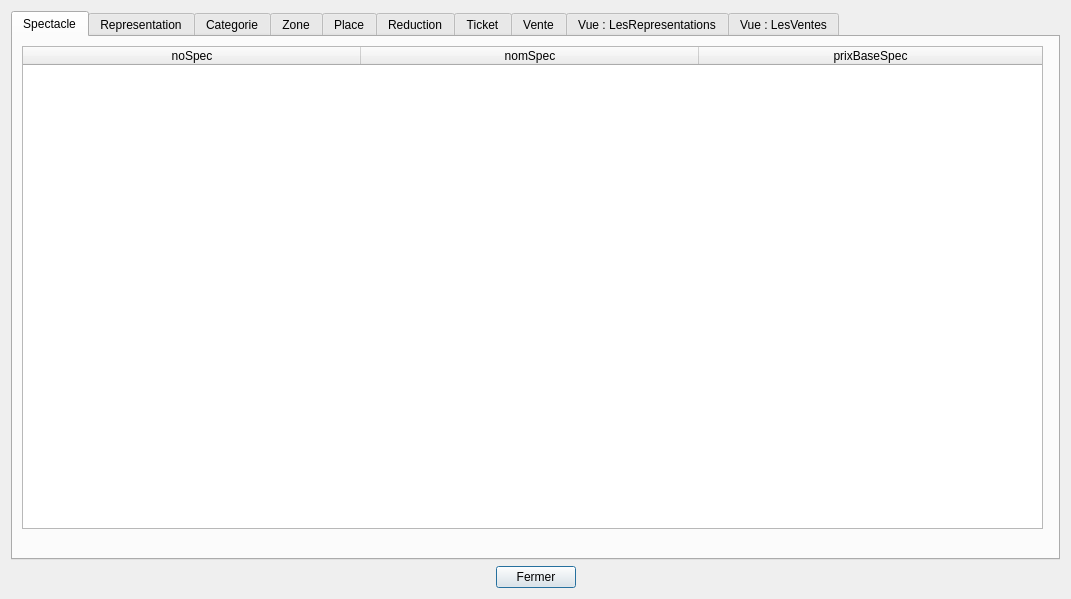
<?xml version="1.0" encoding="UTF-8"?>
<ui version="4.0">
 <class>tablesData</class>
 <widget class="QDialog" name="tablesData">
  <property name="geometry">
   <rect>
    <x>0</x>
    <y>0</y>
    <width>1071</width>
    <height>599</height>
   </rect>
  </property>
  <property name="sizePolicy">
   <sizepolicy hsizetype="Preferred" vsizetype="Preferred">
    <horstretch>0</horstretch>
    <verstretch>0</verstretch>
   </sizepolicy>
  </property>
  <property name="minimumSize">
   <size>
    <width>0</width>
    <height>0</height>
   </size>
  </property>
  <property name="windowTitle">
   <string>BD Théâtre (V1)</string>
  </property>
  <layout class="QVBoxLayout" name="verticalLayout">
   <item>
    <widget class="QTabWidget" name="tabWidget">
     <property name="currentIndex">
      <number>0</number>
     </property>
     <widget class="QWidget" name="tabSpectacle">
      <attribute name="title">
       <string>Spectacle</string>
      </attribute>
      <layout class="QVBoxLayout" name="verticalLayout_2">
       <item>
        <widget class="QTableWidget" name="tableSpectacle">
         <property name="sizePolicy">
          <sizepolicy hsizetype="Expanding" vsizetype="Expanding">
           <horstretch>0</horstretch>
           <verstretch>0</verstretch>
          </sizepolicy>
         </property>
         <property name="minimumSize">
          <size>
           <width>0</width>
           <height>400</height>
          </size>
         </property>
         <property name="maximumSize">
          <size>
           <width>1021</width>
           <height>16777215</height>
          </size>
         </property>
         <property name="baseSize">
          <size>
           <width>0</width>
           <height>0</height>
          </size>
         </property>
         <property name="layoutDirection">
          <enum>Qt::LeftToRight</enum>
         </property>
         <property name="columnCount">
          <number>3</number>
         </property>
         <attribute name="horizontalHeaderCascadingSectionResizes">
          <bool>true</bool>
         </attribute>
         <attribute name="horizontalHeaderDefaultSectionSize">
          <number>338</number>
         </attribute>
         <attribute name="horizontalHeaderHighlightSections">
          <bool>true</bool>
         </attribute>
         <attribute name="horizontalHeaderMinimumSectionSize">
          <number>50</number>
         </attribute>
         <attribute name="horizontalHeaderStretchLastSection">
          <bool>true</bool>
         </attribute>
         <attribute name="verticalHeaderVisible">
          <bool>false</bool>
         </attribute>
         <column>
          <property name="text">
           <string>noSpec</string>
          </property>
         </column>
         <column>
          <property name="text">
           <string>nomSpec</string>
          </property>
         </column>
         <column>
          <property name="text">
           <string>prixBaseSpec</string>
          </property>
         </column>
        </widget>
       </item>
       <item>
        <widget class="QLabel" name="label_spectacle">
         <property name="palette">
          <palette>
           <active>
            <colorrole role="WindowText">
             <brush brushstyle="SolidPattern">
              <color alpha="255">
               <red>255</red>
               <green>0</green>
               <blue>0</blue>
              </color>
             </brush>
            </colorrole>
           </active>
           <inactive>
            <colorrole role="WindowText">
             <brush brushstyle="SolidPattern">
              <color alpha="255">
               <red>255</red>
               <green>0</green>
               <blue>0</blue>
              </color>
             </brush>
            </colorrole>
           </inactive>
           <disabled>
            <colorrole role="WindowText">
             <brush brushstyle="SolidPattern">
              <color alpha="255">
               <red>120</red>
               <green>120</green>
               <blue>120</blue>
              </color>
             </brush>
            </colorrole>
           </disabled>
          </palette>
         </property>
         <property name="text">
          <string/>
         </property>
         <property name="alignment">
          <set>Qt::AlignCenter</set>
         </property>
        </widget>
       </item>
      </layout>
     </widget>
     <widget class="QWidget" name="tabRepresentation">
      <attribute name="title">
       <string>Representation</string>
      </attribute>
      <layout class="QVBoxLayout" name="verticalLayout_5">
       <item>
        <widget class="QTableWidget" name="tableRepresentation">
         <attribute name="horizontalHeaderDefaultSectionSize">
          <number>255</number>
         </attribute>
         <attribute name="horizontalHeaderMinimumSectionSize">
          <number>50</number>
         </attribute>
         <attribute name="horizontalHeaderStretchLastSection">
          <bool>true</bool>
         </attribute>
         <attribute name="verticalHeaderVisible">
          <bool>false</bool>
         </attribute>
         <column>
          <property name="text">
           <string>noRep</string>
          </property>
         </column>
         <column>
          <property name="text">
           <string>noSpec</string>
          </property>
         </column>
         <column>
          <property name="text">
           <string>dateRep</string>
          </property>
         </column>
         <column>
          <property name="text">
           <string>promoRep</string>
          </property>
         </column>
        </widget>
       </item>
       <item>
        <widget class="QLabel" name="label_representation">
         <property name="palette">
          <palette>
           <active>
            <colorrole role="WindowText">
             <brush brushstyle="SolidPattern">
              <color alpha="255">
               <red>255</red>
               <green>0</green>
               <blue>0</blue>
              </color>
             </brush>
            </colorrole>
           </active>
           <inactive>
            <colorrole role="WindowText">
             <brush brushstyle="SolidPattern">
              <color alpha="255">
               <red>255</red>
               <green>0</green>
               <blue>0</blue>
              </color>
             </brush>
            </colorrole>
           </inactive>
           <disabled>
            <colorrole role="WindowText">
             <brush brushstyle="SolidPattern">
              <color alpha="255">
               <red>120</red>
               <green>120</green>
               <blue>120</blue>
              </color>
             </brush>
            </colorrole>
           </disabled>
          </palette>
         </property>
         <property name="text">
          <string/>
         </property>
         <property name="alignment">
          <set>Qt::AlignCenter</set>
         </property>
        </widget>
       </item>
      </layout>
     </widget>
     <widget class="QWidget" name="tabCategorie">
      <attribute name="title">
       <string>Categorie</string>
      </attribute>
      <layout class="QVBoxLayout" name="verticalLayout_5">
       <item>
        <widget class="QTableWidget" name="tableCategorie">
         <attribute name="horizontalHeaderDefaultSectionSize">
          <number>510</number>
         </attribute>
         <attribute name="horizontalHeaderMinimumSectionSize">
          <number>50</number>
         </attribute>
         <attribute name="horizontalHeaderStretchLastSection">
          <bool>true</bool>
         </attribute>
         <attribute name="verticalHeaderVisible">
          <bool>false</bool>
         </attribute>
         <column>
          <property name="text">
           <string>catZone</string>
          </property>
         </column>
         <column>
          <property name="text">
           <string>tauxZone</string>
          </property>
         </column>
        </widget>
       </item>
       <item>
        <widget class="QLabel" name="label_categorie">
         <property name="palette">
          <palette>
           <active>
            <colorrole role="WindowText">
             <brush brushstyle="SolidPattern">
              <color alpha="255">
               <red>255</red>
               <green>0</green>
               <blue>0</blue>
              </color>
             </brush>
            </colorrole>
           </active>
           <inactive>
            <colorrole role="WindowText">
             <brush brushstyle="SolidPattern">
              <color alpha="255">
               <red>255</red>
               <green>0</green>
               <blue>0</blue>
              </color>
             </brush>
            </colorrole>
           </inactive>
           <disabled>
            <colorrole role="WindowText">
             <brush brushstyle="SolidPattern">
              <color alpha="255">
               <red>120</red>
               <green>120</green>
               <blue>120</blue>
              </color>
             </brush>
            </colorrole>
           </disabled>
          </palette>
         </property>
         <property name="text">
          <string/>
         </property>
         <property name="alignment">
          <set>Qt::AlignCenter</set>
         </property>
        </widget>
       </item>
      </layout>
     </widget>
     <widget class="QWidget" name="tabZone">
      <attribute name="title">
       <string>Zone</string>
      </attribute>
      <layout class="QVBoxLayout" name="verticalLayout_5">
       <item>
        <widget class="QTableWidget" name="tableZone">
         <attribute name="horizontalHeaderDefaultSectionSize">
          <number>509</number>
         </attribute>
         <attribute name="horizontalHeaderMinimumSectionSize">
          <number>50</number>
         </attribute>
         <attribute name="horizontalHeaderStretchLastSection">
          <bool>true</bool>
         </attribute>
         <attribute name="verticalHeaderVisible">
          <bool>false</bool>
         </attribute>
         <column>
          <property name="text">
           <string>noZone</string>
          </property>
         </column>
         <column>
          <property name="text">
           <string>catZone</string>
          </property>
         </column>
        </widget>
       </item>
       <item>
        <widget class="QLabel" name="label_zone">
         <property name="palette">
          <palette>
           <active>
            <colorrole role="WindowText">
             <brush brushstyle="SolidPattern">
              <color alpha="255">
               <red>255</red>
               <green>0</green>
               <blue>0</blue>
              </color>
             </brush>
            </colorrole>
           </active>
           <inactive>
            <colorrole role="WindowText">
             <brush brushstyle="SolidPattern">
              <color alpha="255">
               <red>255</red>
               <green>0</green>
               <blue>0</blue>
              </color>
             </brush>
            </colorrole>
           </inactive>
           <disabled>
            <colorrole role="WindowText">
             <brush brushstyle="SolidPattern">
              <color alpha="255">
               <red>120</red>
               <green>120</green>
               <blue>120</blue>
              </color>
             </brush>
            </colorrole>
           </disabled>
          </palette>
         </property>
         <property name="text">
          <string/>
         </property>
         <property name="alignment">
          <set>Qt::AlignCenter</set>
         </property>
        </widget>
       </item>
      </layout>
     </widget>
     <widget class="QWidget" name="tabPlace">
      <attribute name="title">
       <string>Place</string>
      </attribute>
      <layout class="QVBoxLayout" name="verticalLayout_5">
       <item>
        <widget class="QTableWidget" name="tablePlace">
         <attribute name="horizontalHeaderDefaultSectionSize">
          <number>336</number>
         </attribute>
         <attribute name="horizontalHeaderMinimumSectionSize">
          <number>50</number>
         </attribute>
         <attribute name="horizontalHeaderStretchLastSection">
          <bool>true</bool>
         </attribute>
         <attribute name="verticalHeaderVisible">
          <bool>false</bool>
         </attribute>
         <column>
          <property name="text">
           <string>noRang</string>
          </property>
         </column>
         <column>
          <property name="text">
           <string>noPlace</string>
          </property>
         </column>
         <column>
          <property name="text">
           <string>noZone</string>
          </property>
         </column>
        </widget>
       </item>
       <item>
        <widget class="QLabel" name="label_place">
         <property name="palette">
          <palette>
           <active>
            <colorrole role="WindowText">
             <brush brushstyle="SolidPattern">
              <color alpha="255">
               <red>255</red>
               <green>0</green>
               <blue>0</blue>
              </color>
             </brush>
            </colorrole>
           </active>
           <inactive>
            <colorrole role="WindowText">
             <brush brushstyle="SolidPattern">
              <color alpha="255">
               <red>255</red>
               <green>0</green>
               <blue>0</blue>
              </color>
             </brush>
            </colorrole>
           </inactive>
           <disabled>
            <colorrole role="WindowText">
             <brush brushstyle="SolidPattern">
              <color alpha="255">
               <red>120</red>
               <green>120</green>
               <blue>120</blue>
              </color>
             </brush>
            </colorrole>
           </disabled>
          </palette>
         </property>
         <property name="text">
          <string/>
         </property>
         <property name="alignment">
          <set>Qt::AlignCenter</set>
         </property>
        </widget>
       </item>
      </layout>
     </widget>
     <widget class="QWidget" name="tabReduction">
      <attribute name="title">
       <string>Reduction</string>
      </attribute>
      <layout class="QVBoxLayout" name="verticalLayout_5">
       <item>
        <widget class="QTableWidget" name="tableReduction">
         <attribute name="horizontalHeaderCascadingSectionResizes">
          <bool>false</bool>
         </attribute>
         <attribute name="horizontalHeaderDefaultSectionSize">
          <number>510</number>
         </attribute>
         <attribute name="horizontalHeaderMinimumSectionSize">
          <number>50</number>
         </attribute>
         <attribute name="horizontalHeaderStretchLastSection">
          <bool>true</bool>
         </attribute>
         <attribute name="verticalHeaderVisible">
          <bool>false</bool>
         </attribute>
         <column>
          <property name="text">
           <string>typeReduc</string>
          </property>
         </column>
         <column>
          <property name="text">
           <string>tauxReduc</string>
          </property>
         </column>
        </widget>
       </item>
       <item>
        <widget class="QLabel" name="label_reduction">
         <property name="palette">
          <palette>
           <active>
            <colorrole role="WindowText">
             <brush brushstyle="SolidPattern">
              <color alpha="255">
               <red>255</red>
               <green>0</green>
               <blue>0</blue>
              </color>
             </brush>
            </colorrole>
           </active>
           <inactive>
            <colorrole role="WindowText">
             <brush brushstyle="SolidPattern">
              <color alpha="255">
               <red>255</red>
               <green>0</green>
               <blue>0</blue>
              </color>
             </brush>
            </colorrole>
           </inactive>
           <disabled>
            <colorrole role="WindowText">
             <brush brushstyle="SolidPattern">
              <color alpha="255">
               <red>120</red>
               <green>120</green>
               <blue>120</blue>
              </color>
             </brush>
            </colorrole>
           </disabled>
          </palette>
         </property>
         <property name="text">
          <string/>
         </property>
         <property name="alignment">
          <set>Qt::AlignCenter</set>
         </property>
        </widget>
       </item>
      </layout>
     </widget>
     <widget class="QWidget" name="tabTicket">
      <attribute name="title">
       <string>Ticket</string>
      </attribute>
      <layout class="QVBoxLayout" name="verticalLayout_5">
       <item>
        <widget class="QTableWidget" name="tableTicket">
         <attribute name="horizontalHeaderDefaultSectionSize">
          <number>138</number>
         </attribute>
         <attribute name="horizontalHeaderMinimumSectionSize">
          <number>50</number>
         </attribute>
         <attribute name="horizontalHeaderStretchLastSection">
          <bool>true</bool>
         </attribute>
         <attribute name="verticalHeaderVisible">
          <bool>false</bool>
         </attribute>
         <column>
          <property name="text">
           <string>noTicket</string>
          </property>
         </column>
         <column>
          <property name="text">
           <string>noAchat</string>
          </property>
         </column>
         <column>
          <property name="text">
           <string>noRep</string>
          </property>
         </column>
         <column>
          <property name="text">
           <string>noRang</string>
          </property>
         </column>
         <column>
          <property name="text">
           <string>noPlace</string>
          </property>
         </column>
         <column>
          <property name="text">
           <string>prixTotal</string>
          </property>
         </column>
         <column>
          <property name="text">
           <string>typeReduc</string>
          </property>
         </column>
        </widget>
       </item>
       <item>
        <widget class="QLabel" name="label_ticket">
         <property name="palette">
          <palette>
           <active>
            <colorrole role="WindowText">
             <brush brushstyle="SolidPattern">
              <color alpha="255">
               <red>255</red>
               <green>0</green>
               <blue>0</blue>
              </color>
             </brush>
            </colorrole>
           </active>
           <inactive>
            <colorrole role="WindowText">
             <brush brushstyle="SolidPattern">
              <color alpha="255">
               <red>255</red>
               <green>0</green>
               <blue>0</blue>
              </color>
             </brush>
            </colorrole>
           </inactive>
           <disabled>
            <colorrole role="WindowText">
             <brush brushstyle="SolidPattern">
              <color alpha="255">
               <red>120</red>
               <green>120</green>
               <blue>120</blue>
              </color>
             </brush>
            </colorrole>
           </disabled>
          </palette>
         </property>
         <property name="text">
          <string/>
         </property>
         <property name="alignment">
          <set>Qt::AlignCenter</set>
         </property>
        </widget>
       </item>
      </layout>
     </widget>
     <widget class="QWidget" name="tabVente">
      <attribute name="title">
       <string>Vente</string>
      </attribute>
      <layout class="QVBoxLayout" name="verticalLayout_5">
       <item>
        <widget class="QTableWidget" name="tableVente">
         <attribute name="horizontalHeaderDefaultSectionSize">
          <number>510</number>
         </attribute>
         <attribute name="horizontalHeaderMinimumSectionSize">
          <number>50</number>
         </attribute>
         <attribute name="horizontalHeaderStretchLastSection">
          <bool>true</bool>
         </attribute>
         <attribute name="verticalHeaderVisible">
          <bool>false</bool>
         </attribute>
         <column>
          <property name="text">
           <string>noAchat</string>
          </property>
         </column>
         <column>
          <property name="text">
           <string>dateAchat</string>
          </property>
         </column>
        </widget>
       </item>
       <item>
        <widget class="QLabel" name="label_vente">
         <property name="palette">
          <palette>
           <active>
            <colorrole role="WindowText">
             <brush brushstyle="SolidPattern">
              <color alpha="255">
               <red>255</red>
               <green>0</green>
               <blue>0</blue>
              </color>
             </brush>
            </colorrole>
           </active>
           <inactive>
            <colorrole role="WindowText">
             <brush brushstyle="SolidPattern">
              <color alpha="255">
               <red>255</red>
               <green>0</green>
               <blue>0</blue>
              </color>
             </brush>
            </colorrole>
           </inactive>
           <disabled>
            <colorrole role="WindowText">
             <brush brushstyle="SolidPattern">
              <color alpha="255">
               <red>120</red>
               <green>120</green>
               <blue>120</blue>
              </color>
             </brush>
            </colorrole>
           </disabled>
          </palette>
         </property>
         <property name="text">
          <string/>
         </property>
         <property name="alignment">
          <set>Qt::AlignCenter</set>
         </property>
        </widget>
       </item>
      </layout>
     </widget>
     <widget class="QWidget" name="tabLesRepresentations">
      <attribute name="title">
       <string>Vue : LesRepresentations</string>
      </attribute>
      <layout class="QVBoxLayout" name="verticalLayout_5">
       <item>
        <widget class="QTableWidget" name="tableLesRepresentations">
         <attribute name="horizontalHeaderDefaultSectionSize">
          <number>255</number>
         </attribute>
         <attribute name="horizontalHeaderMinimumSectionSize">
          <number>50</number>
         </attribute>
         <attribute name="horizontalHeaderStretchLastSection">
          <bool>true</bool>
         </attribute>
         <attribute name="verticalHeaderVisible">
          <bool>false</bool>
         </attribute>
         <column>
          <property name="text">
           <string>nomSpec</string>
          </property>
         </column>
         <column>
          <property name="text">
           <string>dateRep</string>
          </property>
         </column>
         <column>
          <property name="text">
           <string>nbPlaceDisponibles</string>
          </property>
         </column>
         <column>
          <property name="text">
           <string>nbPlacesOccupees</string>
          </property>
         </column>
        </widget>
       </item>
       <item>
        <widget class="QLabel" name="label_lesrepresentations">
         <property name="palette">
          <palette>
           <active>
            <colorrole role="WindowText">
             <brush brushstyle="SolidPattern">
              <color alpha="255">
               <red>255</red>
               <green>0</green>
               <blue>0</blue>
              </color>
             </brush>
            </colorrole>
           </active>
           <inactive>
            <colorrole role="WindowText">
             <brush brushstyle="SolidPattern">
              <color alpha="255">
               <red>255</red>
               <green>0</green>
               <blue>0</blue>
              </color>
             </brush>
            </colorrole>
           </inactive>
           <disabled>
            <colorrole role="WindowText">
             <brush brushstyle="SolidPattern">
              <color alpha="255">
               <red>120</red>
               <green>120</green>
               <blue>120</blue>
              </color>
             </brush>
            </colorrole>
           </disabled>
          </palette>
         </property>
         <property name="text">
          <string/>
         </property>
         <property name="alignment">
          <set>Qt::AlignCenter</set>
         </property>
        </widget>
       </item>
      </layout>
     </widget>
     <widget class="QWidget" name="tabLesVentes">
      <attribute name="title">
       <string>Vue : LesVentes</string>
      </attribute>
      <layout class="QVBoxLayout" name="verticalLayout_5">
       <item>
        <widget class="QTableWidget" name="tableLesVentes">
         <attribute name="horizontalHeaderDefaultSectionSize">
          <number>510</number>
         </attribute>
         <attribute name="horizontalHeaderMinimumSectionSize">
          <number>50</number>
         </attribute>
         <attribute name="horizontalHeaderStretchLastSection">
          <bool>true</bool>
         </attribute>
         <attribute name="verticalHeaderVisible">
          <bool>false</bool>
         </attribute>
         <column>
          <property name="text">
           <string>noAchat</string>
          </property>
         </column>
         <column>
          <property name="text">
           <string>montantTotal</string>
          </property>
         </column>
        </widget>
       </item>
       <item>
        <widget class="QLabel" name="label_lesventes">
         <property name="palette">
          <palette>
           <active>
            <colorrole role="WindowText">
             <brush brushstyle="SolidPattern">
              <color alpha="255">
               <red>255</red>
               <green>0</green>
               <blue>0</blue>
              </color>
             </brush>
            </colorrole>
           </active>
           <inactive>
            <colorrole role="WindowText">
             <brush brushstyle="SolidPattern">
              <color alpha="255">
               <red>255</red>
               <green>0</green>
               <blue>0</blue>
              </color>
             </brush>
            </colorrole>
           </inactive>
           <disabled>
            <colorrole role="WindowText">
             <brush brushstyle="SolidPattern">
              <color alpha="255">
               <red>120</red>
               <green>120</green>
               <blue>120</blue>
              </color>
             </brush>
            </colorrole>
           </disabled>
          </palette>
         </property>
         <property name="text">
          <string/>
         </property>
         <property name="alignment">
          <set>Qt::AlignCenter</set>
         </property>
        </widget>
       </item>
      </layout>
     </widget>
    </widget>
   </item>
   <item>
    <layout class="QHBoxLayout" name="horizontalLayout">
     <item>
      <spacer name="horizontalSpacer">
       <property name="orientation">
        <enum>Qt::Horizontal</enum>
       </property>
       <property name="sizeHint" stdset="0">
        <size>
         <width>40</width>
         <height>20</height>
        </size>
       </property>
      </spacer>
     </item>
     <item>
      <widget class="QPushButton" name="pushButton">
       <property name="text">
        <string>Fermer</string>
       </property>
      </widget>
     </item>
     <item>
      <spacer name="horizontalSpacer_2">
       <property name="orientation">
        <enum>Qt::Horizontal</enum>
       </property>
       <property name="sizeHint" stdset="0">
        <size>
         <width>40</width>
         <height>20</height>
        </size>
       </property>
      </spacer>
     </item>
    </layout>
   </item>
  </layout>
 </widget>
 <resources/>
 <connections>
  <connection>
   <sender>pushButton</sender>
   <signal>clicked()</signal>
   <receiver>tablesData</receiver>
   <slot>close()</slot>
   <hints>
    <hint type="sourcelabel">
     <x>360</x>
     <y>575</y>
    </hint>
    <hint type="destinationlabel">
     <x>323</x>
     <y>169</y>
    </hint>
   </hints>
  </connection>
 </connections>
 <slots>
  <slot>refreshSpectaclesData()</slot>
  <slot>refreshZonesData()</slot>
  <slot>refreshRepresentationsData()</slot>
 </slots>
</ui>
